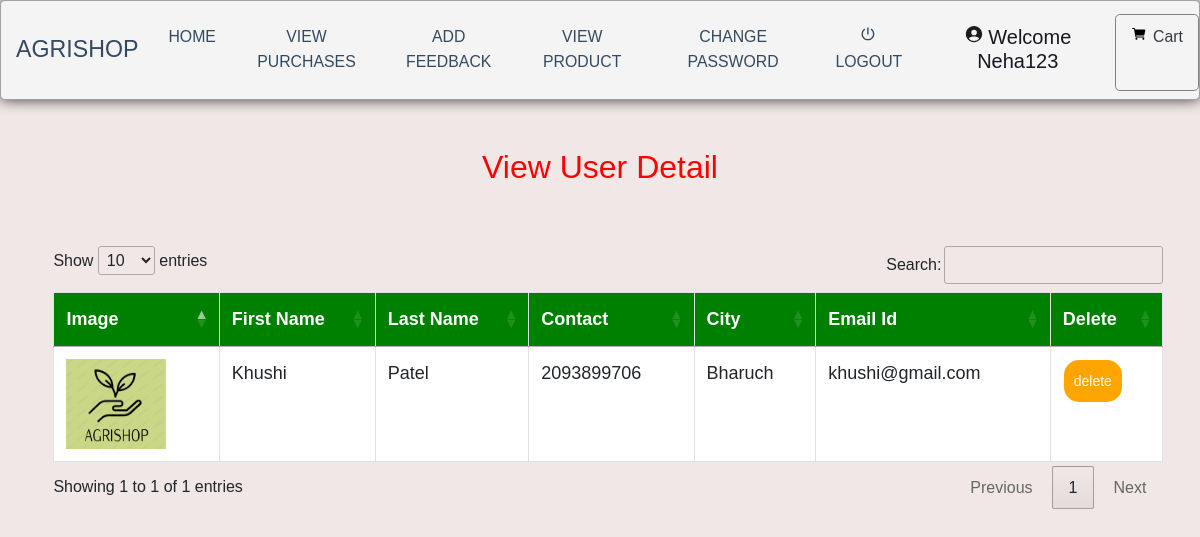
The app's page /view_user (signed in) with its own data.
### grocery/models.py (models this page shows, shortened)
class Profile(models.Model):
    user = models.ForeignKey(User, on_delete=models.CASCADE, null=True)
    dob = models.DateField(null=True)
    city = models.CharField(max_length=30, null=True)
    address = models.CharField(max_length=50, null=True)
    contact = models.CharField(max_length=10, null=True)
    image = models.FileField(null=True)

### grocery/views.py (the view)
# urls.py: path('view_user',View_user,name="view_user"),
def View_user(request):
    if not request.user.is_authenticated:
        return redirect('login_admin')
    pro = Profile.objects.all()
    d = {'user': pro}
    return render(request, 'view_user.html', d)

### grocery/templates/view_user.html (shortened to what this page needs)
{% extends 'navigation.html' %}
{% load static %}
{% block body %}
<center><h2 style="color:red;margin-top:4%">View User Detail</h2></center>
<div  class="container-fluid">
    <center>
    <div class="container">
        <table class="table table-bordered" id="myTable">
  <thead>
  <tr>
    <th>Image</th>
    <th>First Name</th>
    <th>Last Name</th>
      <th>Contact</th>
      <th>City</th>
    <th>Email Id</th>
    <th>Delete</th>
  </tr>
  </thead>
   <tbody>
    {% for i in user %}
  <tr>
    <td><img src="{{i.image.url}}" style="width:100px;height:90px"></td>
    <td>{{i.user.first_name}}</td>
    <td>{{i.user.last_name}}</td>
      <td>{{i.contact}}</td>
      <td>{{i.city}}</td>
      <td>{{i.user.email}}</td>
    <td><a href="{% url 'delete_user' i.user.id %}" onclick="return confirm('Are you sure?')"><button class="button button1">delete</button></a></td>
  </tr>
    {% endfor %}
    </tbody>
</table>
 </div></center>
</div>
{% endblock %}

### grocery/templates/navigation.html (shortened to what this page needs)
<!DOCTYPE html>
<html lang="en">
<head>
  {% load static %}
  <link rel="stylesheet" href="https://maxcdn.bootstrapcdn.com/bootstrap/4.0.0/css/bootstrap.min.css"
>
  <link rel=stylesheet href="//cdn.datatables.net/1.10.19/css/jquery.dataTables.min.css">
  <link rel="stylesheet" href="https://cdnjs.cloudflare.com/ajax/libs/font-awesome/4.7.0/css/font-awesome.min.css">
</head>
<body style="background-color:rgb(241, 231, 231)">
  <header class="header">
    <h1 class="logo"><a href="#">AgriShop</a></h1>
    <ul class="main-nav">
      {% if request.user.username %}
        {% if not request.user.is_staff %}
        <li>
          <a href="{% url 'home' %}">Home</a>
        </li>
        <li>
          <a href="{% url 'view_booking' %}">View Purchases</a>
        </li>
        <li>
          <a href="{% url 'send_feedback' request.user.id %}">Add Feedback</a>
        </li>
        <li>
          <a href="{% url 'view_product' 0 %}">View Product</a>
        </li>
        <li>
          <a href="{% url 'change_password' %}">Change Password</a>
        </li>
        {% endif %}
        {% endif %}
        {% if request.user.is_authenticated %}
        <a href="{% url 'logout' %}" ><ion-icon style="margin-right:1px"
            name="power-sharp"></ion-icon>Logout</a>
        {% if not request.user.is_staff %}
        <li>
          <a href="{% url 'profile' %}">
            <h5 style="color:#191620 ; text-transform : capitalize"><ion-icon
                style="margin-right:4px;color:#1c1b1b" name="person-circle-sharp"></ion-icon>Welcome
              {{request.user.username}}</h5>
          </a>
        </li>
        {% endif %}
        {% endif %}
        {% if not request.user.is_staff %}
        {% if request.user.username %}
        <a href="{% url 'cart' %}" style="border:1px solid gray"
          class="btn btn-default btn-lg text-dark text-capitalize">
          <ion-icon style="color:black;margin-top:2%" name="cart"></ion-icon><span style="margin-left:6px;margin-top:2%;">Cart</span></a>
        {% endif %}
        {% endif %}
    </ul>
  </header>
  {% block body %}
  {% endblock %}
</body>
</html>

### grocery/templates/navigation.html (style rules this page uses)
* { box-sizing: border-box; }
#myTable { border-collapse: collapse; width: 100%; border: 1px solid #ddd; font-size: 18px; }
#myTable th { text-align: left; padding: 12px; background-color: green; color: white; }
#myTable td { text-align: left; padding: 12px; background-color: white; }
#myTable tr { border-bottom: 1px solid #ddd; }
.button { background-color: orange; border: none; color: white; padding: 10px; text-align: center; text-decoration: none; display: inline-block; font-size: 14px; margin: 1px 1px; cursor: pointer; }
.button1 { border-radius: 15px; }
body { font-family: 'Montserrat', sans-serif; line-height: 1.6; margin: 0; min-height: 100vh; }
ul { margin: 0; padding: 0; list-style: none; }
h2, h3, a { color: #34495e; }
a { text-decoration: none; }
.logo { margin: 0; font-size: 1.45em; }
.main-nav { margin-top: 5px; }
.logo a, .main-nav a { padding: 10px 15px; text-transform: uppercase; text-align: center; display: block; }
.main-nav a { color: #34495e; font-size: .99em; }
.header { padding-top: .5em; padding-bottom: .5em; border: 1px solid #a2a2a2; background-color: #f4f4f4; -webkit-box-shadow: 0px 0px 14px 0px rgba(0,0,0,0.75); -moz-box-shadow: 0px 0px 14px 0px rgba(0,0,0,0.75); box-shadow: 0px 0px 14px 0px rgba(0,0,0,0.75); -webkit-border-radius: 5px; -moz-border-radius: 5px; border-radius: 5px; }
@media (min-width: 769px) { .header, .main-nav { display: flex; } }
@media (min-width: 769px) { .header { flex-direction: column; align-items: center; } }
@media (min-width: 1025px) { .header { flex-direction: row; justify-content: space-between; } }

### grocery/templates/view_user.html (style rules this page uses)
.container { border-radius:6px; margin:2%; }
.container-fluid { margin-top:5%; }

### records on screen
Profile: image (picture), user.first_name "Khushi", user.last_name "Patel", contact "2093899706", city "Bharuch", user.email "khushi@gmail.com"

### other values on screen
{{ request.user.username }} "Neha123"
